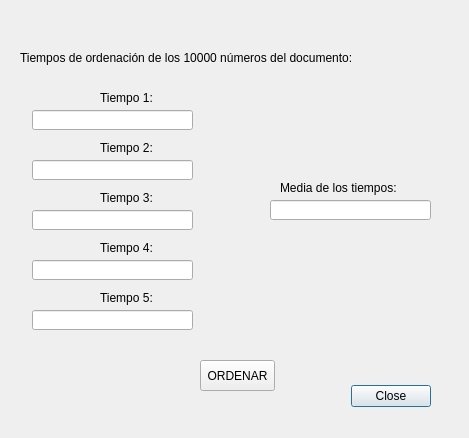
<?xml version="1.0" encoding="UTF-8"?>
<ui version="4.0">
 <class>Dialog</class>
 <widget class="QDialog" name="Dialog">
  <property name="geometry">
   <rect>
    <x>0</x>
    <y>0</y>
    <width>469</width>
    <height>438</height>
   </rect>
  </property>
  <property name="windowTitle">
   <string>Dialog</string>
  </property>
  <widget class="QDialogButtonBox" name="buttonBox">
   <property name="geometry">
    <rect>
     <x>90</x>
     <y>380</y>
     <width>341</width>
     <height>32</height>
    </rect>
   </property>
   <property name="orientation">
    <enum>Qt::Horizontal</enum>
   </property>
   <property name="standardButtons">
    <set>QDialogButtonBox::Close</set>
   </property>
  </widget>
  <widget class="QLabel" name="label_3">
   <property name="geometry">
    <rect>
     <x>100</x>
     <y>90</y>
     <width>61</width>
     <height>16</height>
    </rect>
   </property>
   <property name="text">
    <string>Tiempo 1:</string>
   </property>
  </widget>
  <widget class="QLineEdit" name="lineEdit_3">
   <property name="geometry">
    <rect>
     <x>32</x>
     <y>110</y>
     <width>161</width>
     <height>20</height>
    </rect>
   </property>
  </widget>
  <widget class="QLineEdit" name="lineEdit_4">
   <property name="geometry">
    <rect>
     <x>32</x>
     <y>160</y>
     <width>161</width>
     <height>20</height>
    </rect>
   </property>
  </widget>
  <widget class="QLabel" name="label_4">
   <property name="geometry">
    <rect>
     <x>100</x>
     <y>140</y>
     <width>61</width>
     <height>16</height>
    </rect>
   </property>
   <property name="text">
    <string>Tiempo 2:</string>
   </property>
  </widget>
  <widget class="QLineEdit" name="lineEdit_5">
   <property name="geometry">
    <rect>
     <x>32</x>
     <y>210</y>
     <width>161</width>
     <height>20</height>
    </rect>
   </property>
  </widget>
  <widget class="QLabel" name="label_5">
   <property name="geometry">
    <rect>
     <x>100</x>
     <y>190</y>
     <width>61</width>
     <height>16</height>
    </rect>
   </property>
   <property name="text">
    <string>Tiempo 3:</string>
   </property>
  </widget>
  <widget class="QLabel" name="label_6">
   <property name="geometry">
    <rect>
     <x>100</x>
     <y>240</y>
     <width>61</width>
     <height>16</height>
    </rect>
   </property>
   <property name="text">
    <string>Tiempo 4:</string>
   </property>
  </widget>
  <widget class="QLineEdit" name="lineEdit_6">
   <property name="geometry">
    <rect>
     <x>32</x>
     <y>260</y>
     <width>161</width>
     <height>20</height>
    </rect>
   </property>
  </widget>
  <widget class="QLineEdit" name="lineEdit_7">
   <property name="geometry">
    <rect>
     <x>32</x>
     <y>310</y>
     <width>161</width>
     <height>20</height>
    </rect>
   </property>
  </widget>
  <widget class="QLabel" name="label_7">
   <property name="geometry">
    <rect>
     <x>100</x>
     <y>290</y>
     <width>61</width>
     <height>16</height>
    </rect>
   </property>
   <property name="text">
    <string>Tiempo 5:</string>
   </property>
  </widget>
  <widget class="QPushButton" name="pushButton">
   <property name="geometry">
    <rect>
     <x>200</x>
     <y>360</y>
     <width>75</width>
     <height>31</height>
    </rect>
   </property>
   <property name="text">
    <string>ORDENAR</string>
   </property>
  </widget>
  <widget class="QLabel" name="label">
   <property name="geometry">
    <rect>
     <x>20</x>
     <y>50</y>
     <width>431</width>
     <height>16</height>
    </rect>
   </property>
   <property name="text">
    <string>Tiempos de ordenación de los 10000 números del documento:</string>
   </property>
  </widget>
  <widget class="QLabel" name="label_2">
   <property name="geometry">
    <rect>
     <x>280</x>
     <y>180</y>
     <width>161</width>
     <height>16</height>
    </rect>
   </property>
   <property name="text">
    <string>Media de los tiempos:</string>
   </property>
  </widget>
  <widget class="QLineEdit" name="lineEdit_8">
   <property name="geometry">
    <rect>
     <x>270</x>
     <y>200</y>
     <width>161</width>
     <height>20</height>
    </rect>
   </property>
  </widget>
 </widget>
 <resources/>
 <connections>
  <connection>
   <sender>buttonBox</sender>
   <signal>accepted()</signal>
   <receiver>Dialog</receiver>
   <slot>accept()</slot>
   <hints>
    <hint type="sourcelabel">
     <x>248</x>
     <y>254</y>
    </hint>
    <hint type="destinationlabel">
     <x>157</x>
     <y>274</y>
    </hint>
   </hints>
  </connection>
  <connection>
   <sender>buttonBox</sender>
   <signal>rejected()</signal>
   <receiver>Dialog</receiver>
   <slot>reject()</slot>
   <hints>
    <hint type="sourcelabel">
     <x>316</x>
     <y>260</y>
    </hint>
    <hint type="destinationlabel">
     <x>286</x>
     <y>274</y>
    </hint>
   </hints>
  </connection>
 </connections>
</ui>
